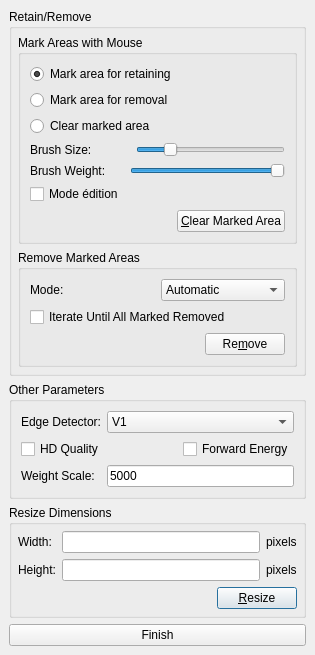
<?xml version="1.0" encoding="UTF-8"?>
<ui version="4.0">
 <class>ResizeWidget</class>
 <widget class="QWidget" name="ResizeWidget">
  <property name="geometry">
   <rect>
    <x>0</x>
    <y>0</y>
    <width>315</width>
    <height>588</height>
   </rect>
  </property>
  <property name="sizePolicy">
   <sizepolicy hsizetype="Fixed" vsizetype="Fixed">
    <horstretch>0</horstretch>
    <verstretch>0</verstretch>
   </sizepolicy>
  </property>
  <property name="windowTitle">
   <string>Form</string>
  </property>
  <layout class="QVBoxLayout">
   <property name="spacing">
    <number>6</number>
   </property>
   <property name="leftMargin">
    <number>9</number>
   </property>
   <property name="topMargin">
    <number>9</number>
   </property>
   <property name="rightMargin">
    <number>9</number>
   </property>
   <property name="bottomMargin">
    <number>9</number>
   </property>
   <item>
    <widget class="QGroupBox" name="groupBox_2">
     <property name="title">
      <string>Retain/Remove</string>
     </property>
     <layout class="QVBoxLayout">
      <property name="spacing">
       <number>6</number>
      </property>
      <property name="leftMargin">
       <number>6</number>
      </property>
      <property name="topMargin">
       <number>6</number>
      </property>
      <property name="rightMargin">
       <number>6</number>
      </property>
      <property name="bottomMargin">
       <number>6</number>
      </property>
      <item>
       <widget class="QGroupBox" name="groupBox_4">
        <property name="title">
         <string>Mark Areas with Mouse</string>
        </property>
        <layout class="QGridLayout">
         <property name="leftMargin">
          <number>9</number>
         </property>
         <property name="topMargin">
          <number>9</number>
         </property>
         <property name="rightMargin">
          <number>9</number>
         </property>
         <property name="bottomMargin">
          <number>9</number>
         </property>
         <property name="spacing">
          <number>6</number>
         </property>
         <item row="0" column="0" colspan="3">
          <widget class="QRadioButton" name="retainRadio">
           <property name="text">
            <string>Mark area for retaining</string>
           </property>
           <property name="checked">
            <bool>true</bool>
           </property>
          </widget>
         </item>
         <item row="3" column="2">
          <widget class="QSlider" name="brushSizeSlider">
           <property name="minimum">
            <number>3</number>
           </property>
           <property name="maximum">
            <number>63</number>
           </property>
           <property name="singleStep">
            <number>4</number>
           </property>
           <property name="pageStep">
            <number>8</number>
           </property>
           <property name="value">
            <number>15</number>
           </property>
           <property name="sliderPosition">
            <number>15</number>
           </property>
           <property name="orientation">
            <enum>Qt::Horizontal</enum>
           </property>
          </widget>
         </item>
         <item row="4" column="1" colspan="2">
          <widget class="QSlider" name="brushWeightSlider">
           <property name="minimum">
            <number>1</number>
           </property>
           <property name="maximum">
            <number>100</number>
           </property>
           <property name="singleStep">
            <number>5</number>
           </property>
           <property name="pageStep">
            <number>20</number>
           </property>
           <property name="value">
            <number>100</number>
           </property>
           <property name="orientation">
            <enum>Qt::Horizontal</enum>
           </property>
          </widget>
         </item>
         <item row="3" column="0" colspan="2">
          <widget class="QLabel" name="label">
           <property name="text">
            <string>Brush Size:</string>
           </property>
          </widget>
         </item>
         <item row="1" column="0" colspan="3">
          <widget class="QRadioButton" name="removeRadio">
           <property name="text">
            <string>Mark area for removal</string>
           </property>
          </widget>
         </item>
         <item row="4" column="0">
          <widget class="QLabel" name="label_2">
           <property name="text">
            <string>Brush Weight:</string>
           </property>
          </widget>
         </item>
         <item row="6" column="0" colspan="3">
          <layout class="QHBoxLayout">
           <property name="spacing">
            <number>6</number>
           </property>
           <property name="leftMargin">
            <number>0</number>
           </property>
           <property name="topMargin">
            <number>0</number>
           </property>
           <property name="rightMargin">
            <number>0</number>
           </property>
           <property name="bottomMargin">
            <number>0</number>
           </property>
           <item>
            <spacer>
             <property name="orientation">
              <enum>Qt::Horizontal</enum>
             </property>
             <property name="sizeHint" stdset="0">
              <size>
               <width>40</width>
               <height>20</height>
              </size>
             </property>
            </spacer>
           </item>
           <item>
            <widget class="QPushButton" name="clearButton">
             <property name="text">
              <string>&amp;Clear Marked Area</string>
             </property>
            </widget>
           </item>
          </layout>
         </item>
         <item row="2" column="0" colspan="3">
          <widget class="QRadioButton" name="clearRadio">
           <property name="text">
            <string>Clear marked area</string>
           </property>
          </widget>
         </item>
         <item row="5" column="0">
          <widget class="QCheckBox" name="editionMode">
           <property name="text">
            <string>Mode édition</string>
           </property>
          </widget>
         </item>
        </layout>
       </widget>
      </item>
      <item>
       <widget class="QGroupBox" name="removeGroup">
        <property name="enabled">
         <bool>true</bool>
        </property>
        <property name="title">
         <string>Remove Marked Areas</string>
        </property>
        <layout class="QGridLayout">
         <property name="leftMargin">
          <number>9</number>
         </property>
         <property name="topMargin">
          <number>9</number>
         </property>
         <property name="rightMargin">
          <number>9</number>
         </property>
         <property name="bottomMargin">
          <number>9</number>
         </property>
         <property name="spacing">
          <number>6</number>
         </property>
         <item row="0" column="1">
          <widget class="QComboBox" name="removeMode">
           <property name="currentIndex">
            <number>0</number>
           </property>
           <property name="maxVisibleItems">
            <number>3</number>
           </property>
           <item>
            <property name="text">
             <string>Automatic</string>
            </property>
           </item>
           <item>
            <property name="text">
             <string>Vertical</string>
            </property>
           </item>
           <item>
            <property name="text">
             <string>Horizontal</string>
            </property>
           </item>
          </widget>
         </item>
         <item row="0" column="0">
          <widget class="QLabel" name="label_5">
           <property name="text">
            <string>Mode:</string>
           </property>
          </widget>
         </item>
         <item row="2" column="0" colspan="2">
          <layout class="QHBoxLayout">
           <property name="spacing">
            <number>6</number>
           </property>
           <property name="leftMargin">
            <number>0</number>
           </property>
           <property name="topMargin">
            <number>0</number>
           </property>
           <property name="rightMargin">
            <number>0</number>
           </property>
           <property name="bottomMargin">
            <number>0</number>
           </property>
           <item>
            <spacer>
             <property name="orientation">
              <enum>Qt::Horizontal</enum>
             </property>
             <property name="sizeHint" stdset="0">
              <size>
               <width>40</width>
               <height>20</height>
              </size>
             </property>
            </spacer>
           </item>
           <item>
            <widget class="QPushButton" name="removeButton">
             <property name="text">
              <string>Re&amp;move</string>
             </property>
            </widget>
           </item>
          </layout>
         </item>
         <item row="1" column="0" colspan="2">
          <widget class="QCheckBox" name="iterateCheckBox">
           <property name="text">
            <string>Iterate Until All Marked Removed</string>
           </property>
          </widget>
         </item>
        </layout>
       </widget>
      </item>
     </layout>
    </widget>
   </item>
   <item>
    <widget class="QGroupBox" name="groupBox_3">
     <property name="title">
      <string>Other Parameters</string>
     </property>
     <layout class="QGridLayout">
      <item row="0" column="0">
       <widget class="QLabel" name="convLabel">
        <property name="text">
         <string>Edge Detector:</string>
        </property>
       </widget>
      </item>
      <item row="0" column="1" colspan="2">
       <widget class="QComboBox" name="edgeDetector">
        <item>
         <property name="text">
          <string>V1</string>
         </property>
        </item>
        <item>
         <property name="text">
          <string>V_SQUARE</string>
         </property>
        </item>
        <item>
         <property name="text">
          <string>Prewitt</string>
         </property>
        </item>
        <item>
         <property name="text">
          <string>Sobel</string>
         </property>
        </item>
        <item>
         <property name="text">
          <string>Laplacian</string>
         </property>
        </item>
        <item>
         <property name="text">
          <string>Laplacian LOG</string>
         </property>
        </item>
        <item>
         <property name="text">
          <string>Gaussian</string>
         </property>
        </item>
       </widget>
      </item>
      <item row="1" column="0" colspan="2">
       <widget class="QCheckBox" name="hdCheckBox">
        <property name="toolTip">
         <string>Use the Forward Energy algorithm, which can greatly increase quality in some images. Comes at a minor perfromance cost.</string>
        </property>
        <property name="text">
         <string>HD Quality</string>
        </property>
       </widget>
      </item>
      <item row="1" column="2">
       <widget class="QCheckBox" name="energyCheckBox">
        <property name="text">
         <string>Forward Energy</string>
        </property>
       </widget>
      </item>
      <item row="2" column="0">
       <widget class="QLabel" name="weightScaleLabel">
        <property name="text">
         <string>Weight Scale:</string>
        </property>
       </widget>
      </item>
      <item row="2" column="1" colspan="2">
       <widget class="QLineEdit" name="weightScaleLineEdit">
        <property name="text">
         <string>5000</string>
        </property>
       </widget>
      </item>
     </layout>
    </widget>
   </item>
   <item>
    <widget class="QGroupBox" name="groupBox">
     <property name="title">
      <string>Resize Dimensions</string>
     </property>
     <layout class="QGridLayout">
      <property name="leftMargin">
       <number>6</number>
      </property>
      <property name="topMargin">
       <number>6</number>
      </property>
      <property name="rightMargin">
       <number>6</number>
      </property>
      <property name="bottomMargin">
       <number>6</number>
      </property>
      <property name="spacing">
       <number>6</number>
      </property>
      <item row="1" column="2">
       <widget class="QLabel" name="pixel2Label">
        <property name="text">
         <string>pixels</string>
        </property>
       </widget>
      </item>
      <item row="1" column="1">
       <widget class="QLineEdit" name="heightLineEdit"/>
      </item>
      <item row="1" column="0">
       <widget class="QLabel" name="heightLabel">
        <property name="text">
         <string>Height:</string>
        </property>
       </widget>
      </item>
      <item row="2" column="0" colspan="3">
       <layout class="QHBoxLayout">
        <property name="spacing">
         <number>6</number>
        </property>
        <property name="leftMargin">
         <number>0</number>
        </property>
        <property name="topMargin">
         <number>0</number>
        </property>
        <property name="rightMargin">
         <number>0</number>
        </property>
        <property name="bottomMargin">
         <number>0</number>
        </property>
        <item>
         <spacer>
          <property name="orientation">
           <enum>Qt::Horizontal</enum>
          </property>
          <property name="sizeHint" stdset="0">
           <size>
            <width>40</width>
            <height>20</height>
           </size>
          </property>
         </spacer>
        </item>
        <item>
         <widget class="QPushButton" name="resizeButton">
          <property name="text">
           <string>&amp;Resize</string>
          </property>
          <property name="default">
           <bool>true</bool>
          </property>
         </widget>
        </item>
       </layout>
      </item>
      <item row="0" column="2">
       <widget class="QLabel" name="pixel1Label">
        <property name="text">
         <string>pixels</string>
        </property>
       </widget>
      </item>
      <item row="0" column="1">
       <widget class="QLineEdit" name="widthLineEdit"/>
      </item>
      <item row="0" column="0">
       <widget class="QLabel" name="widthLabel">
        <property name="text">
         <string>Width:</string>
        </property>
       </widget>
      </item>
     </layout>
    </widget>
   </item>
   <item>
    <widget class="QPushButton" name="finishNew">
     <property name="text">
      <string>Finish</string>
     </property>
    </widget>
   </item>
   <item>
    <spacer>
     <property name="orientation">
      <enum>Qt::Vertical</enum>
     </property>
     <property name="sizeHint" stdset="0">
      <size>
       <width>20</width>
       <height>0</height>
      </size>
     </property>
    </spacer>
   </item>
  </layout>
 </widget>
 <tabstops>
  <tabstop>retainRadio</tabstop>
  <tabstop>removeRadio</tabstop>
  <tabstop>brushSizeSlider</tabstop>
  <tabstop>widthLineEdit</tabstop>
  <tabstop>heightLineEdit</tabstop>
  <tabstop>resizeButton</tabstop>
  <tabstop>clearButton</tabstop>
 </tabstops>
 <resources/>
 <connections>
  <connection>
   <sender>heightLineEdit</sender>
   <signal>returnPressed()</signal>
   <receiver>resizeButton</receiver>
   <slot>click()</slot>
   <hints>
    <hint type="sourcelabel">
     <x>172</x>
     <y>451</y>
    </hint>
    <hint type="destinationlabel">
     <x>224</x>
     <y>495</y>
    </hint>
   </hints>
  </connection>
  <connection>
   <sender>hdCheckBox</sender>
   <signal>toggled(bool)</signal>
   <receiver>removeGroup</receiver>
   <slot>setDisabled(bool)</slot>
   <hints>
    <hint type="sourcelabel">
     <x>118</x>
     <y>275</y>
    </hint>
    <hint type="destinationlabel">
     <x>118</x>
     <y>430</y>
    </hint>
   </hints>
  </connection>
  <connection>
   <sender>widthLineEdit</sender>
   <signal>returnPressed()</signal>
   <receiver>resizeButton</receiver>
   <slot>click()</slot>
   <hints>
    <hint type="sourcelabel">
     <x>172</x>
     <y>420</y>
    </hint>
    <hint type="destinationlabel">
     <x>224</x>
     <y>495</y>
    </hint>
   </hints>
  </connection>
 </connections>
</ui>
